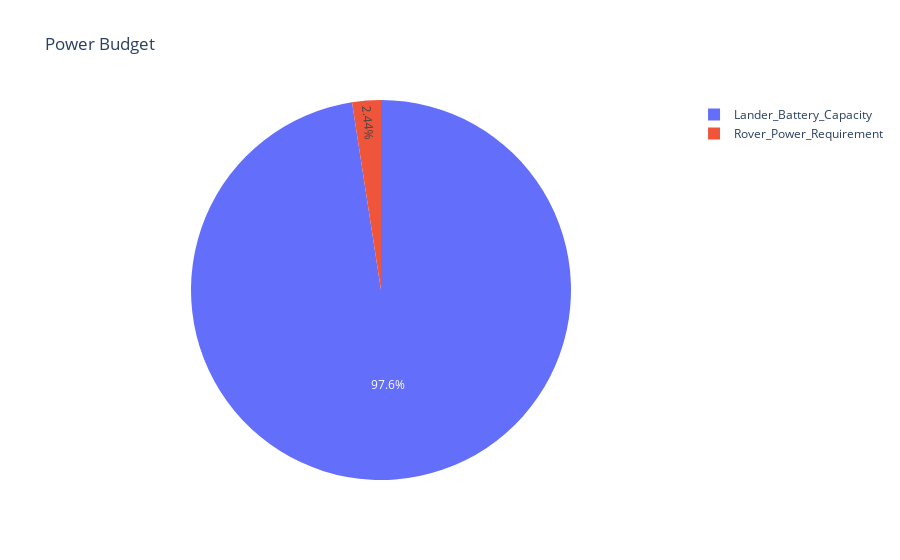

Here is the notebook cell this chart was saved with:
### Markdown cell above
## Pie Chart of Power Budget Using PLOTLY

### Code cell
power_fig = px.pie(names=power_labels,values = power_values,title='Power Budget')
power_fig.show()

### Figure 1 — Plotly figure (JSON) as saved in the notebook; plotly's stock layout.template omitted (floating-point values rounded to 4 significant figures)
{"data": [{"domain": {"x": [0, 1], "y": [0, 1]}, "hovertemplate": "label=%{label}<br>value=%{value}<extra></extra>", "labels": ["Rover_Power_Requirement", "Lander_Battery_Capacity"], "legendgroup": "", "name": "", "showlegend": true, "type": "pie", "values": [50, 2000]}], "layout": {"autosize": true, "legend": {"tracegroupgap": 0}, "title": {"text": "Power Budget"}}}
